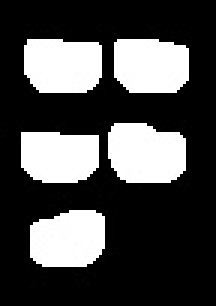
#> input picture Braille/train/char101.jpg, 72 x 102 px (shown 3 times larger); its folder holds 4 pictures in this run
$ python Classification.py
#> lines starting #> are read from the running program, lines starting #| are printed output that depends on the picture
import numpy as np
import matplotlib.pyplot as plt
import os
import cv2
import random
import pickle
from tqdm import tqdm


IMG_SIZE_X = 60
IMG_SIZE_Y = 80
THRESH = 10


d={'numbers': '001111' ,'capital': '000001' , 'decimal': '000101' }
alpha={'a': '100000', 'c': '100100', 'b': '110000', 'e': '100010', 'd': '100110', 'g': '110110', 'f': '110100', 'i': '010100', 'h': '110010', 'k': '101000', 'j': '010110', 'm': '101100', 'l': '111000', 'o': '101010', 'n': '101110', 'q': '111110', 'p': '111100', 's': '011100', 'r': '111010', 'u': '101001', 't': '011110', 'w': '010111', 'v': '111001', 'y': '101111', 'x': '101101', 'z': '101011', '+':'000101', 'ó':'001101', 'ã':'001110', 'é':'111111'}
n={'0':'010110', '1':'100000', '2':'110000', '3':'100100' ,'4':'100110'  ,'5':'100010' ,'6':'110100' ,'7':'110110'   ,'8':'110010' ,'9': '010100'}
c={',':'010000', '\'':'000010','.':'001000','!':'011010','?':'011001',';':'011000',' ':'000000', '-':'001001'}


#print(len(categories))


def create_training_data():
    i = 0
    translate = ""
    caps = False
    for img in range(len(os.listdir("train"))):  #Get images from test folder

            exists = os.path.isfile(os.path.join("train","char"+str(i)+".jpg"))

            while(not exists):
                i+=1
                exists = os.path.isfile(os.path.join("train","char"+str(i)+".jpg"))


            img_array = cv2.imread(os.path.join("train","char"+str(i)+".jpg") ,cv2.IMREAD_GRAYSCALE)  # convert to array
#> img_array is the input picture: shape (102, 72); min 0, max 255, mean 72.4
            new_array = cv2.resize(img_array, (IMG_SIZE_X, IMG_SIZE_Y))
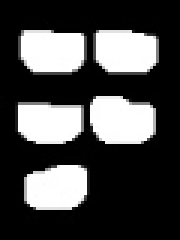
#> new_array: shape (80, 60) (shown 3 times larger); min 0, max 255, mean 72.5


            mat = ""


            value = 0
            for j in range(0, 29):
                for k in range(0, 26):
                    value = value + new_array[k, j]
#> after the loop, value = 70372
            if (value/(j*k) > THRESH):
                mat += "1"
            else:
                mat += "0"


            value = 0
            for j in range(0, 29):
                for k in range(28, 53):
                    value = value + new_array[k, j]
#> after the loop, value = 66116
            if (value/(j*k) >THRESH):
                mat += "1"
            else:
                mat += "0"


            value = 0
            for j in range(0, 29):
                for k in range(55, 79):
                    value = value + new_array[k, j]
#> after the loop, value = 68368
            if (value/(j*k) >THRESH):
                mat += "1"
            else:
                mat += "0"


            value = 0
            for j in range(31, 59):
                for k in range(0, 26):
                    value = value + new_array[k, j]
#> after the loop, value = 67917
            if (value/(j*k) >THRESH):
                mat += "1"
            else:
                mat += "0"


            value = 0
            for j in range(31, 59):
                for k in range(28, 53):
                    value = value + new_array[k, j]
#> after the loop, value = 73039
            if (value/(j*k) >THRESH):
                mat += "1"
            else:
                mat += "0"


            value = 0
            for j in range(31, 59):
                for k in range(55, 79):
                    value = value + new_array[k, j]
#> after the loop, value = 14
            if (value/(j*k) >THRESH):
                mat += "1"
            else:
                mat += "0"


            flag  = False
            for ch,value in alpha.items():
                if (mat == value):
                    flag = True
                    if(ch == '+'):
                            caps = True
                    else:
                        if(caps):
                            translate += ch.upper()
                            caps = False
                        else:
                            translate += ch

            if(not flag):
                for ch,value in c.items():
                    if (mat == value):
                        flag = True
                        if(ch == '+'):
                                caps = True
                        else:
                            if(caps):
                                translate += ch.upper()
                                caps = False
                            else:
                                translate += ch
            if(not flag):
                for ch,value in n.items():
                    if (mat == value):
                        flag = True
                        if(ch == '+'):
                                caps = True
                        else:
                            if(caps):
                                translate += ch.upper()
                                caps = False
                            else:
                                translate += ch

            #print(mat)
            i = i+1
            """ plt.imshow(new_array, cmap='gray')
            plt.show() """
#> pass 2 of the loop in create_training_data, `for img in range(len(os.listdir("train"))):`:
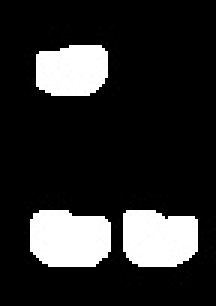
#> input picture Braille/train/char102.jpg, 72 x 102 px (shown 3 times larger)
#> in create_training_data, img_array is the input picture: shape (102, 72); min 0, max 255, mean 42.5
#> in create_training_data, `new_array = cv2.resize(img_array, (IMG_SIZE_X, IMG_SIZE_Y))`:
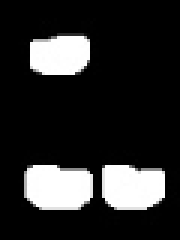
#> new_array: shape (80, 60) (shown 3 times larger); min 0, max 255, mean 42.5
#> after the loop in create_training_data, `for j in range(0, 29):`: value = 57478
#> after the loop in create_training_data, `for j in range(0, 29):`: value = 23
#> after the loop in create_training_data, `for j in range(0, 29):`: value = 70431
#> after the loop in create_training_data, `for j in range(31, 59):`: value = 22
#> after the loop in create_training_data, `for j in range(31, 59):`: value = 20
#> after the loop in create_training_data, `for j in range(31, 59):`: value = 69475
#> pass 3 of the loop in create_training_data, `for img in range(len(os.listdir("train"))):`:
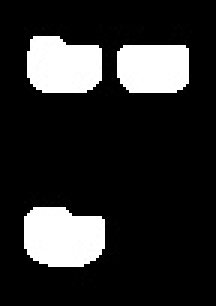
#> input picture Braille/train/char104.jpg, 72 x 102 px (shown 3 times larger)
#> in create_training_data, img_array is the input picture: shape (102, 72); min 0, max 255, mean 42.6
#> in create_training_data, `new_array = cv2.resize(img_array, (IMG_SIZE_X, IMG_SIZE_Y))`:
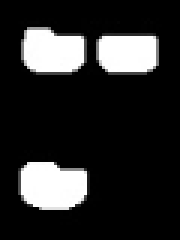
#> new_array: shape (80, 60) (shown 3 times larger); min 0, max 255, mean 42.5
#> after the loop in create_training_data, `for j in range(0, 29):`: value = 67385
#> after the loop in create_training_data, `for j in range(0, 29):`: value = 28
#> after the loop in create_training_data, `for j in range(0, 29):`: value = 73866
#> after the loop in create_training_data, `for j in range(31, 59):`: value = 59962
#> after the loop in create_training_data, `for j in range(31, 59):`: value = 0
#> after the loop in create_training_data, `for j in range(31, 59):`: value = 12
#> the loop made 4 passes; the first 3 are shown

    print("-"+translate+"-")


create_training_data()
